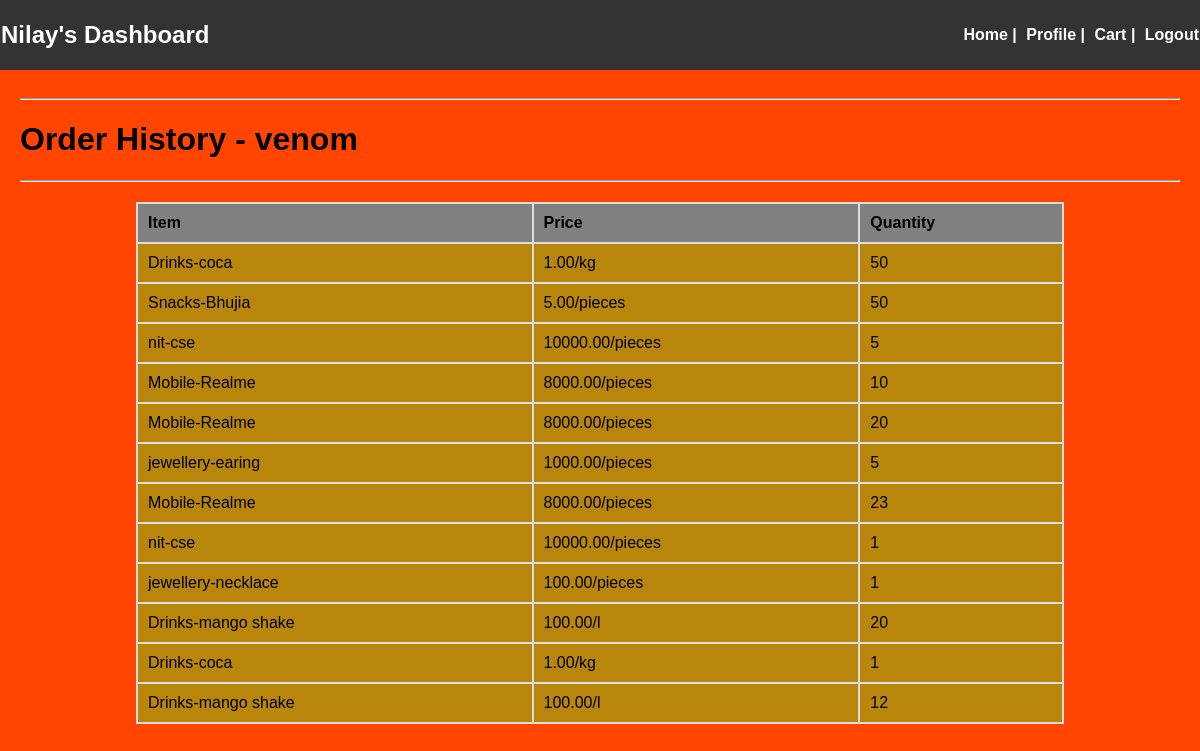
The page /user/venom/profile (signed in) on the database its author committed.
### model/models.py (models this page shows)
class Users(db.Model):
    __tablename__ = "users"
    user_id = db.Column(db.Integer, autoincrement = True, primary_key = True)
    username = db.Column(db.String, unique = True, nullable = False)
    email = db.Column(db.String,unique = True, nullable = False)
    password = db.Column(db.String, nullable = False)
    name = db.Column(db.String, unique = True, nullable = False)
    cart = db.relationship('Cart', backref = 'user',cascade='all, delete')
    order = db.relationship('Orders', backref = 'user',cascade='all, delete')

class Categories(db.Model):
    __tablename__ = "categories"
    cat_id = db.Column(db.Integer,autoincrement = True,  primary_key = True)
    cat_name = db.Column(db.String, unique = True, nullable = False)
    date = db.Column(db.String,  nullable = False)
    admin_id = db.Column(db.Integer,db.ForeignKey('admins.admin_id'),nullable=False)
    products = db.relationship('Products', backref='categories',cascade='all, delete')

class Products(db.Model):
    __tablename__ = "products"
    product_id = db.Column(db.Integer, autoincrement = True, primary_key = True)
    product_name = db.Column(db.String, nullable = False)
    price = db.Column(db.Numeric, nullable = False)
    unit = db.Column(db.String, nullable = False)
    products_left = db.Column(db.Integer, nullable = False)
    mfc_date = db.Column(db.String, nullable = False)
    exp_date = db.Column(db.String)
    cat_id = db.Column(db.Integer, db.ForeignKey('categories.cat_id'), nullable = False)
    cart  = db.relationship('Cart', backref = 'products' , cascade='all, delete-orphan')
    order = db.relationship('Orders', backref = 'products', cascade='all, delete-orphan')

### controller/user_controller.py (the view)
@app.route("/user/<username>/profile")
def profilePage(username):
    if 'user' not in session or username != session['user']:
        return redirect("/login")
    user = Users.query.filter_by(username= username).first()
    order = Orders.query.filter_by(user_id=user.user_id).order_by(desc(Orders.timedate)).all()
    orders = []
    for i in order:
        tmp = {}
        tmp_prod = Products.query.get(i.product_id)
        tmp_cat = Categories.query.get(tmp_prod.cat_id)
        tmp['category_name'] = tmp_cat.cat_name
        tmp['product_name'] = tmp_prod.product_name
        tmp['price'] = round(tmp_prod.price,2)
        tmp['unit'] = tmp_prod.unit
        tmp['quantity'] = i.quantity
        orders.append(tmp)
    values = {}
    values["title"] = username + " - Home"
    values["header"] = "Welcome " + user.name
    values["user"] = username
    values["name"] = user.name
    return render_template('user_profile.html', **values, orders = orders )

### templates/user_profile.html (shortened to what this page needs)
{% extends 'base.html' %}
{% block header_content %}{{name}}'s Dashboard{% endblock %}
{% block nav_content %}
<a href="/user/{{user}}">Home</a> |
<a href="/user/{{user}}/profile">Profile </a> |
<a href="/user/{{user}}/cart">Cart</a> |
<a href="/logout">Logout</a>
{% endblock %}
{% block content %}
    <hr>
    <h1>Order History - {{user}} </h1>
    <hr>
    <table>
        <tr>
            <th>Item</th>
            <th>Price</th>
            <th>Quantity</th>
        </tr>
        {% for order in orders %}
        <tr>
            <td>{{order.category_name}}-{{ order.product_name }}</td>
            <td>{{ order.price }}/{{ order.unit }}</td>
            <td>{{ order.quantity }}</td>
        </tr>
        {% endfor %}
    </table>
{% endblock %}b

### templates/base.html (style rules this page uses)
body { font-family: Arial, sans-serif; margin: 0; padding: 0; }
.header a { color: #fff; text-decoration: none; margin-left: 5px; }

### templates/user_profile.html (style rules this page uses)
body { background-color: orangered; }
table { width: 80%; margin: 20px auto; border-collapse: collapse; background-color: darkgoldenrod; }
th, td { padding: 10px; border: 2px solid #ddd; text-align: left; }
th { background-color: gray; }

### rows shown on the page
Users: name "Nilay"
Categories: category_name "Drinks" "Drinks"
Products: product_name "coca" "coca", unit "kg" "kg"
Categories: category_name "Snacks"
Products: product_name "Bhujia", unit "pieces"
Categories: category_name "nit" "nit"
Products: product_name "cse" "cse", unit "pieces" "pieces"
Categories: category_name "Mobile" "Mobile" "Mobile"
Products: product_name "Realme" "Realme" "Realme", unit "pieces" "pieces" "pieces"
Categories: category_name "jewellery"
Products: product_name "earing", unit "pieces"
Categories: category_name "jewellery"
Products: product_name "necklace", unit "pieces"
Categories: category_name "Drinks" "Drinks"
Products: product_name "mango shake" "mango shake"

### other values the page prints
{{ user }} "venom"
{{ order.price }} "1.00" "5.00" "10000.00" "8000.00" "8000.00" "1000.00" "8000.00" "10000.00" "100.00" "100.00" "1.00" "100.00"
{{ order.quantity }} "50" "50" "5" "10" "20" "5" "23" "1" "1" "20" "1" "12"
{{ order.unit }} "l" "l"
